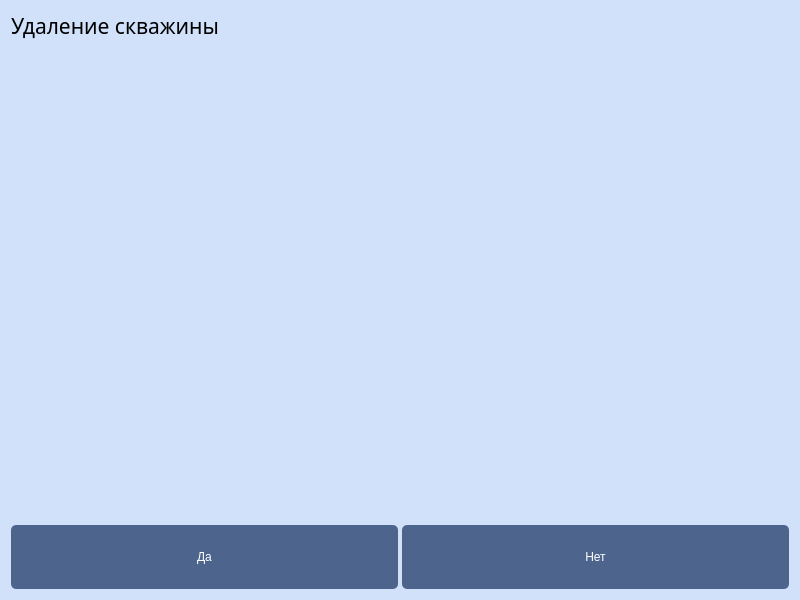
<?xml version="1.0" encoding="UTF-8"?>
<ui version="4.0">
 <class>DeleteForm</class>
 <widget class="QWidget" name="DeleteForm">
  <property name="geometry">
   <rect>
    <x>0</x>
    <y>0</y>
    <width>800</width>
    <height>600</height>
   </rect>
  </property>
  <property name="windowTitle">
   <string>Form</string>
  </property>
  <property name="styleSheet">
   <string notr="true">QWidget {
    background-color: rgb(208, 225, 249);
}

QPushButton {
    background-color: rgb(77, 100, 141);

    color: white;
    border-radius: 5px;
	padding: 25;
	font: 57 18pt &quot;Sono Medium&quot;;
}

QPushButton:focus {
    background-color: rgb(40, 54, 85);

    color: white;
    border-radius: 5px;
	padding: 25;
	font: 57 18pt &quot;Sono Medium&quot;;
}

</string>
  </property>
  <layout class="QVBoxLayout" name="verticalLayout" stretch="0,0,0,0,0">
   <item>
    <widget class="QLabel" name="label">
     <property name="font">
      <font>
       <family>Sono Medium</family>
       <pointsize>16</pointsize>
      </font>
     </property>
     <property name="text">
      <string>Удаление скважины</string>
     </property>
    </widget>
   </item>
   <item>
    <spacer name="verticalSpacer">
     <property name="orientation">
      <enum>Qt::Vertical</enum>
     </property>
     <property name="sizeHint" stdset="0">
      <size>
       <width>20</width>
       <height>40</height>
      </size>
     </property>
    </spacer>
   </item>
   <item>
    <widget class="QLabel" name="question_label">
     <property name="font">
      <font>
       <family>Sono Medium</family>
       <pointsize>24</pointsize>
      </font>
     </property>
     <property name="text">
      <string/>
     </property>
     <property name="alignment">
      <set>Qt::AlignCenter</set>
     </property>
    </widget>
   </item>
   <item>
    <spacer name="verticalSpacer_2">
     <property name="orientation">
      <enum>Qt::Vertical</enum>
     </property>
     <property name="sizeHint" stdset="0">
      <size>
       <width>20</width>
       <height>40</height>
      </size>
     </property>
    </spacer>
   </item>
   <item>
    <layout class="QHBoxLayout" name="horizontalLayout">
     <property name="spacing">
      <number>4</number>
     </property>
     <item>
      <widget class="QPushButton" name="yes_pushButton">
       <property name="maximumSize">
        <size>
         <width>16777215</width>
         <height>100</height>
        </size>
       </property>
       <property name="text">
        <string>Да</string>
       </property>
      </widget>
     </item>
     <item>
      <widget class="QPushButton" name="no_pushButton">
       <property name="maximumSize">
        <size>
         <width>16777215</width>
         <height>100</height>
        </size>
       </property>
       <property name="text">
        <string>Нет</string>
       </property>
      </widget>
     </item>
    </layout>
   </item>
  </layout>
 </widget>
 <resources/>
 <connections/>
</ui>
